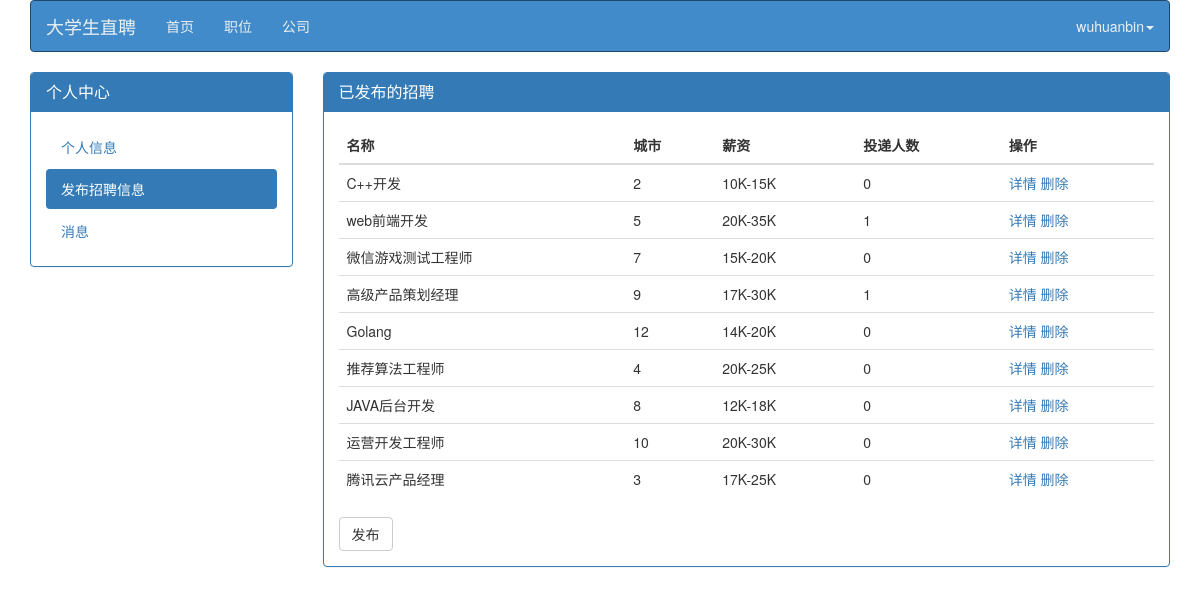
The page /polls/public_job.html/ (signed in) on the database as committed earlier.
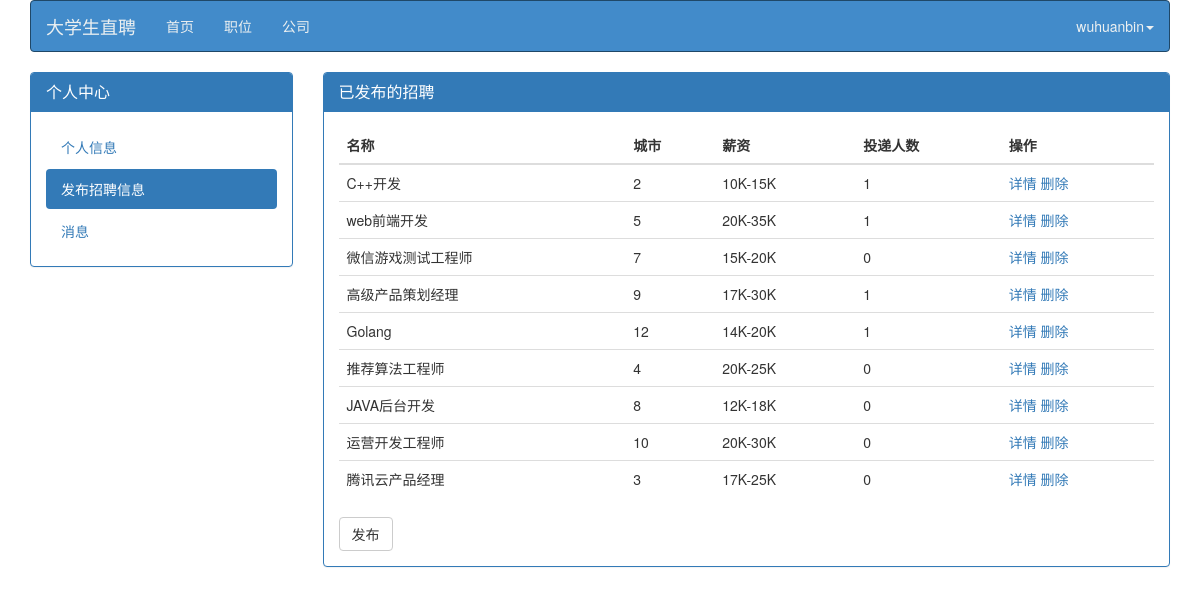
The same page on the database as committed later.
### polls/models.py (models this page shows, shortened)
class Job_position(models.Model):
    name               = models.CharField(max_length=30,verbose_name='岗位',default='')
    job_desc           = models.TextField(max_length=2000,verbose_name='岗位描述')
    city               = models.CharField(max_length=2,choices=common.city_choice,default='0',verbose_name='就业城市')
    edu_req            = models.CharField(max_length=2,choices=common.edu_choice,default='5',verbose_name='学历要求')
    exp_req            = models.CharField(max_length=2,choices=common.exp_choice,default='1',verbose_name='工作经验')
    pub_date           = models.DateField(auto_now_add=True,verbose_name='发布时间')
    publisher          = models.ForeignKey(HRProfile,on_delete=models.CASCADE,default='',verbose_name='发布者')
    salary1            = models.IntegerField(verbose_name='薪资范围1',default=0)
    salary2            = models.IntegerField(verbose_name='薪资范围2',default=0)
    hot_val            = models.IntegerField(verbose_name='热度值',default=0)
    need               = models.IntegerField(verbose_name='人数需求',default=0)
    reg_num            = models.IntegerField(verbose_name='投递人数',default=0)

### polls/views.py (the view, shortened to what this page needs)
# urls.py: path('public_job.html/',views.public_job,name='public_job'),
@login_required
def public_job(request):
    loginuser = HRProfile.objects.get(user__exact=request.user)
    pub_job = Job_position.objects.filter(publisher=loginuser)
    stationForm = StationForm()
    return render(request, 'polls/public_job.html', locals())

### polls/templates/polls/public_job.html (shortened to what this page needs)
<!DOCTYPE html>
<html lang="zh-CN">
<head>
    <link href="/static/css/bootstrap.min.css" rel="stylesheet">
	<link rel="stylesheet" type="text/css" href="http://cdn.bootcss.com/bootstrap-select/2.0.0-beta1/css/bootstrap-select.css">
    <link href="/static/css/mystyle.css" rel="stylesheet">
</head>
<body>
  <div class="container">
    <div class="row clearfix">
        <div class="col-md-12 column">
            <nav class="navbar navbar-default" role="navigation">
                <div class="navbar-header">
                             <a class="navbar-brand" href="#">大学生直聘</a>
                </div>
                <div class="collapse navbar-collapse" id="bs-example-navbar-collapse-1">
                    <ul class="nav navbar-nav">
                        <li>
                            <a href="/polls/index.html">首页</a>
                        </li>
                        <li>
                            <a href="/polls/list.html/0_0">职位</a>
                        </li>
                        <li>
                            <a href="/polls/company.html/0_0_0">公司</a>
                        </li>
                    </ul>
                    <ul class="nav navbar-nav navbar-right">
                        {% if request.user.is_authenticated %}
                            <li class="dropdown">
                                <a href="#" class="dropdown-toggle" data-toggle="dropdown">{{request.user.username}}<strong
                                        class="caret"></strong></a>
                            </li>
                        {% else %}
                        <li><a href="/polls/login.html">登陆/注册</a></li>
                        {% endif %}
                    </ul>
                </div>
            </nav>
        </div>
    </div>
    <div class="row clearfix">
      <div class="col-md-3 column">
        <div class="panel panel-primary">
          <div class="panel-heading">
            <h3 class="panel-title">
              个人中心
            </h3>
          </div>
          <div class="panel-body">
            <ul class="nav nav-stacked nav-pills">
              <li>
                <a href="/polls/selfinfo.html">个人信息</a>
              </li>
              <li class="active">
                <a href="/polls/public_job.html">发布招聘信息</a>
              </li>
              <li>
                <a href="/polls/notifyinfo.html">消息</a>
              </li>
            </ul>
          </div>
        </div>
      </div>
      <div class="col-md-9 column">
        <div class="panel panel-primary">
          <div class="panel-heading">
            <h3 class="panel-title">
              已发布的招聘
            </h3>
          </div>
          <div class="panel-body">
            <div class="panel-group" id="panel-817493">
              <table class="table table-hover">
                <thead>
                  <tr>
                    <th>名称</th>
                    <th>城市</th>
                    <th>薪资</th>
                    <th>投递人数</th>
                    <th>操作</th>
                  </tr>
                </thead>
                <tbody>
                    {% for temp in pub_job %}
                    <tr>
                      <td>{{temp.name}}</td>
                      <td>{{temp.city}}</td>
                      <td>{{temp.salary1}}K-{{temp.salary2}}K</td>
                      <td>{{temp.reg_num}}</td>
                      <td>
                        <a href="/polls/job_detail.html?id={{ temp.id }}">详情</a>
                        <a href="/polls/public_job.html/del_info?id={{ temp.id }}">删除</a>
                      </td>
                    </tr>
                    {% endfor %}
                </tbody>
              </table>
            </div>
            <button class="btn  btn-default" data-toggle="modal" data-target="#myModal">
              发布
            </button>
          </div>
        </div>
      </div>
    </div>
  </div>
</body>
</html>

Rows that differ between the two databases and show on the page:
changed Job_position "C++开发": reg_num "0" → "1"
changed Job_position "Golang": reg_num "0" → "1"
